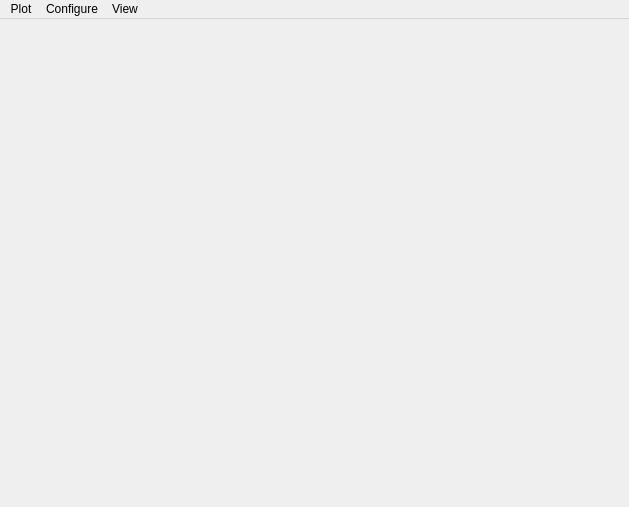
<?xml version="1.0" encoding="UTF-8"?>
<ui version="4.0">
 <class>WindowSortedPairPlot</class>
 <widget class="QMainWindow" name="WindowSortedPairPlot">
  <property name="geometry">
   <rect>
    <x>0</x>
    <y>0</y>
    <width>629</width>
    <height>507</height>
   </rect>
  </property>
  <property name="cursor">
   <cursorShape>UpArrowCursor</cursorShape>
  </property>
  <property name="windowTitle">
   <string>Sorted Pairs</string>
  </property>
  <widget class="QWidget" name="centralwidget">
   <layout class="QGridLayout" name="gridLayout">
    <item row="0" column="0">
     <widget class="SortedPairPlot" name="qwtPlotSortedPair">
      <property name="canvasBackground" stdset="0">
       <brush brushstyle="SolidPattern">
        <color alpha="255">
         <red>255</red>
         <green>255</green>
         <blue>255</blue>
        </color>
       </brush>
      </property>
     </widget>
    </item>
   </layout>
  </widget>
  <widget class="QMenuBar" name="menubar">
   <property name="geometry">
    <rect>
     <x>0</x>
     <y>0</y>
     <width>629</width>
     <height>21</height>
    </rect>
   </property>
   <widget class="QMenu" name="menuConfigure">
    <property name="title">
     <string>Configure</string>
    </property>
    <addaction name="actionOptions"/>
    <addaction name="actionRefresh"/>
    <addaction name="separator"/>
    <addaction name="actionActiveCuts"/>
   </widget>
   <widget class="QMenu" name="menuFile">
    <property name="title">
     <string>Plot</string>
    </property>
    <addaction name="actionSaveImage"/>
    <addaction name="actionSaveData"/>
   </widget>
   <widget class="QMenu" name="menuView">
    <property name="title">
     <string>View</string>
    </property>
    <addaction name="actionRename_window"/>
   </widget>
   <addaction name="menuFile"/>
   <addaction name="menuConfigure"/>
   <addaction name="menuView"/>
  </widget>
  <action name="actionOptions">
   <property name="text">
    <string>Options</string>
   </property>
  </action>
  <action name="actionSaveImage">
   <property name="text">
    <string>Save image</string>
   </property>
  </action>
  <action name="actionSaveData">
   <property name="text">
    <string>Save data</string>
   </property>
  </action>
  <action name="actionClose">
   <property name="text">
    <string>Close</string>
   </property>
  </action>
  <action name="actionRefresh">
   <property name="text">
    <string>Refresh</string>
   </property>
  </action>
  <action name="actionActiveCuts">
   <property name="text">
    <string>Active cuts</string>
   </property>
  </action>
  <action name="actionRename_window">
   <property name="text">
    <string>Rename window</string>
   </property>
  </action>
 </widget>
 <customwidgets>
  <customwidget>
   <class>QwtPlot</class>
   <extends>QFrame</extends>
   <header>qwt_plot.h</header>
   <container>1</container>
  </customwidget>
  <customwidget>
   <class>SortedPairPlot</class>
   <extends>QwtPlot</extends>
   <header>SortedPairPlot.h</header>
   <container>1</container>
  </customwidget>
 </customwidgets>
 <resources/>
 <connections>
  <connection>
   <sender>actionClose</sender>
   <signal>triggered()</signal>
   <receiver>WindowSortedPairPlot</receiver>
   <slot>onCloseClicked()</slot>
   <hints>
    <hint type="sourcelabel">
     <x>-1</x>
     <y>-1</y>
    </hint>
    <hint type="destinationlabel">
     <x>476</x>
     <y>283</y>
    </hint>
   </hints>
  </connection>
  <connection>
   <sender>actionSaveData</sender>
   <signal>triggered()</signal>
   <receiver>WindowSortedPairPlot</receiver>
   <slot>onSaveDataClicked()</slot>
   <hints>
    <hint type="sourcelabel">
     <x>-1</x>
     <y>-1</y>
    </hint>
    <hint type="destinationlabel">
     <x>476</x>
     <y>283</y>
    </hint>
   </hints>
  </connection>
  <connection>
   <sender>actionSaveImage</sender>
   <signal>triggered()</signal>
   <receiver>WindowSortedPairPlot</receiver>
   <slot>onSaveImageClicked()</slot>
   <hints>
    <hint type="sourcelabel">
     <x>-1</x>
     <y>-1</y>
    </hint>
    <hint type="destinationlabel">
     <x>476</x>
     <y>283</y>
    </hint>
   </hints>
  </connection>
  <connection>
   <sender>actionRefresh</sender>
   <signal>triggered()</signal>
   <receiver>WindowSortedPairPlot</receiver>
   <slot>onRefreshClicked()</slot>
   <hints>
    <hint type="sourcelabel">
     <x>-1</x>
     <y>-1</y>
    </hint>
    <hint type="destinationlabel">
     <x>476</x>
     <y>283</y>
    </hint>
   </hints>
  </connection>
  <connection>
   <sender>actionOptions</sender>
   <signal>triggered()</signal>
   <receiver>WindowSortedPairPlot</receiver>
   <slot>onOptionsClicked()</slot>
   <hints>
    <hint type="sourcelabel">
     <x>-1</x>
     <y>-1</y>
    </hint>
    <hint type="destinationlabel">
     <x>476</x>
     <y>283</y>
    </hint>
   </hints>
  </connection>
  <connection>
   <sender>actionActiveCuts</sender>
   <signal>triggered()</signal>
   <receiver>WindowSortedPairPlot</receiver>
   <slot>onActiveCutsClicked()</slot>
   <hints>
    <hint type="sourcelabel">
     <x>-1</x>
     <y>-1</y>
    </hint>
    <hint type="destinationlabel">
     <x>314</x>
     <y>253</y>
    </hint>
   </hints>
  </connection>
  <connection>
   <sender>actionRename_window</sender>
   <signal>triggered()</signal>
   <receiver>WindowSortedPairPlot</receiver>
   <slot>onRenameClicked()</slot>
   <hints>
    <hint type="sourcelabel">
     <x>-1</x>
     <y>-1</y>
    </hint>
    <hint type="destinationlabel">
     <x>314</x>
     <y>253</y>
    </hint>
   </hints>
  </connection>
 </connections>
 <slots>
  <slot>onSaveDataClicked()</slot>
  <slot>onSaveImageClicked()</slot>
  <slot>onRefreshClicked()</slot>
  <slot>onOptionsClicked()</slot>
  <slot>onActiveCutsClicked()</slot>
  <slot>onRenameClicked()</slot>
 </slots>
</ui>
